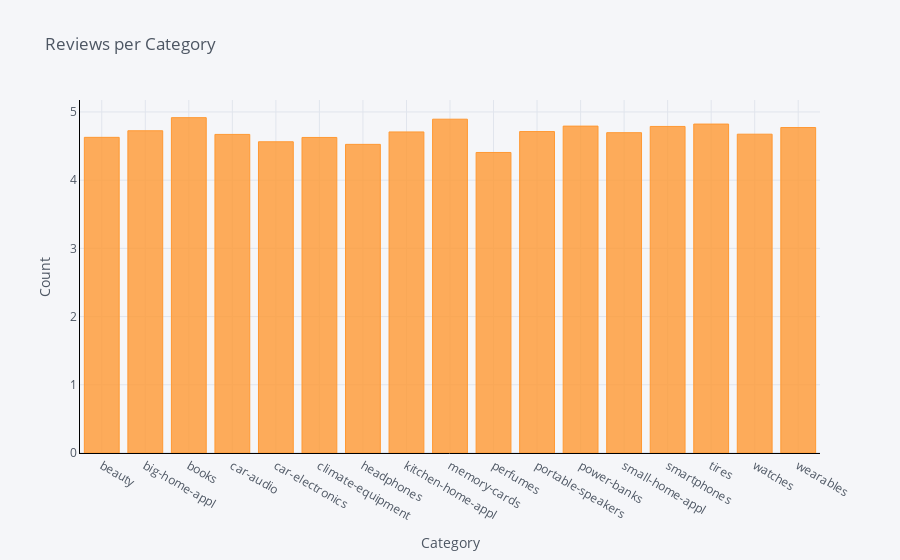

Write notebook code for a chart like this one.
### Code cell
category_count.iplot(kind='bar', yTitle='Count', linecolor='black', opacity=0.8,
                                                           title='Reviews per Category', xTitle='Category')

### Figure 1 — Plotly figure (JSON) as saved in the notebook; plotly's stock layout.template omitted (floating-point values rounded to 4 significant figures)
{"data": [{"marker": {"color": "rgba(255, 153, 51, 0.8)", "line": {"color": "rgba(255, 153, 51, 1.0)", "width": 1}}, "name": "rating", "orientation": "v", "text": "", "type": "bar", "x": ["beauty", "big-home-appl", "books", "car-audio", "car-electronics", "climate-equipment", "headphones", "kitchen-home-appl", "memory-cards", "perfumes", "portable-speakers", "power-banks", "small-home-appl", "smartphones", "tires", "watches", "wearables"], "y": [4.628, 4.724, 4.917, 4.671, 4.563, 4.626, 4.525, 4.707, 4.894, 4.406, 4.713, 4.792, 4.696, 4.788, 4.822, 4.674, 4.772]}], "layout": {"legend": {"bgcolor": "#F5F6F9", "font": {"color": "#4D5663"}}, "paper_bgcolor": "#F5F6F9", "plot_bgcolor": "#F5F6F9", "title": {"font": {"color": "#4D5663"}, "text": "Reviews per Category"}, "xaxis": {"gridcolor": "#E1E5ED", "linecolor": "black", "showgrid": true, "tickfont": {"color": "#4D5663"}, "title": {"font": {"color": "#4D5663"}, "text": "Category"}, "zerolinecolor": "#E1E5ED"}, "yaxis": {"gridcolor": "#E1E5ED", "linecolor": "black", "showgrid": true, "tickfont": {"color": "#4D5663"}, "title": {"font": {"color": "#4D5663"}, "text": "Count"}, "zerolinecolor": "#E1E5ED"}}}
